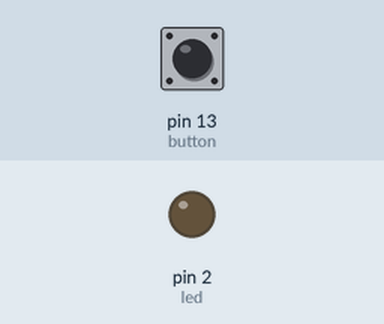
Simulated run of this sketch. Board: Arduino Uno, built with avr-gcc and run on an emulated ATmega328P. On the bench: output pins drawn as LEDs (lit = HIGH). The inputs (shaded band) are chosen by the test bench; at power-on: pin 13 (button) HIGH.

Above: at 1.2 s.
1.3 s: pin 13 (button) pulled LOW for 0.15 s
At 1.7 s:
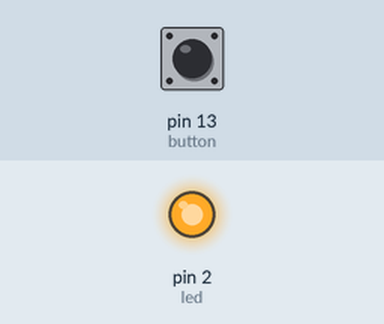
3.3 s: pin 13 (button) pulled LOW for 3.2 s
At 8.2 s:
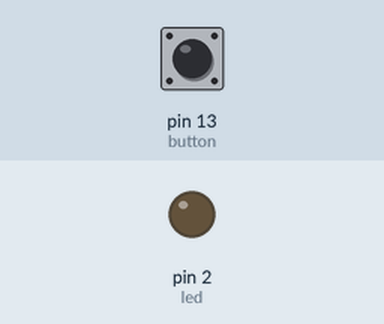
Timing chart, 0 to 9.7 s (numbered marks = the images above; inputs shaded):
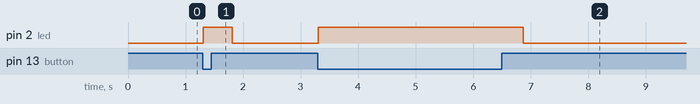

Measured:
- after the input at 1.3 s, pin 2 (led): LOW → HIGH at once, → LOW 0.50 s later
- after the input at 3.3 s, pin 2 (led): LOW → HIGH at once, → LOW 3.6 s later

The sketch:

sketch_nov24b.ino
```cpp
// ce prg fait allumé une led connecté sur la broche b5 du port b dés que le button poussoire connecté sur la broche d2 du port d
int button= 13;
int led=2;
void setup()
{
  pinMode(button,INPUT);
  pinMode(led,OUTPUT);

}

void loop()
{

if(digitalRead(button)==0)
{
  delay(10);
  digitalWrite(led,HIGH);
  delay(500);
}
else
{
  digitalWrite(led,LOW);
}
}
```
